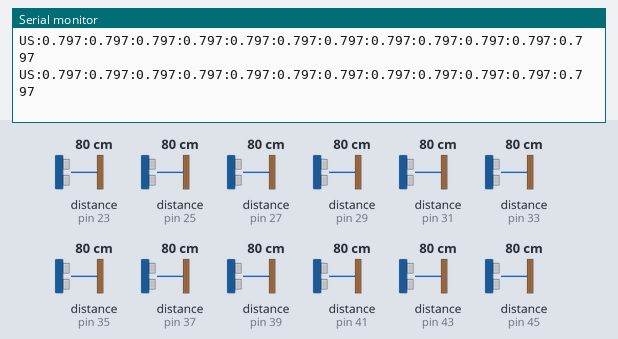
Simulated run of this sketch. Board: Arduino Mega 2560, built with avr-gcc and run on an emulated ATmega2560. On the bench: the last lines printed to the serial monitor. Wiring (inferred from the names in the program): 10 × ultrasonic range finder: trigger pin 22, echo pin 23 / trigger pin 24, echo pin 25 / trigger pin 26, echo pin 27 / trigger pin 28, echo pin 29 / trigger pin 30, echo pin 31 / trigger pin 32, echo pin 33 / trigger pin 34, echo pin 35 / trigger pin 36, echo pin 37 / trigger pin 38, echo pin 39 / trigger pin 40, echo pin 41. The test bench sets the inputs (shaded band); at power-on: distance to the obstacle (sensors on pin 23, pin 25, pin 27, pin 29, pin 31, pin 33, pin 35, pin 37, pin 39, pin 41, pin 43, pin 45) 80 cm. The echo pulse lasts 58.3 µs per cm.

Above: at 1.7 s.
1.8 s: distance to the obstacle (sensor on pin 23) set to 2 cm
At 2.14 s:
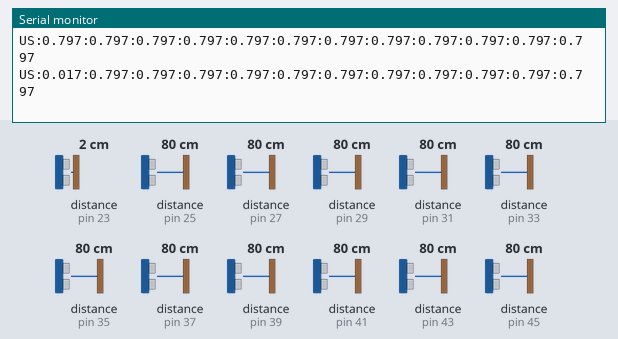
3.3 s: distance to the obstacle (sensor on pin 25) set to 2 cm
At 3.38 s:
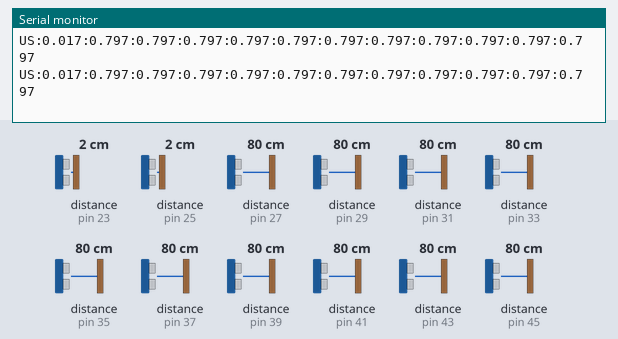
4.8 s: distance to the obstacle (sensor on pin 27) set to 4 cm
At 4.81 s:
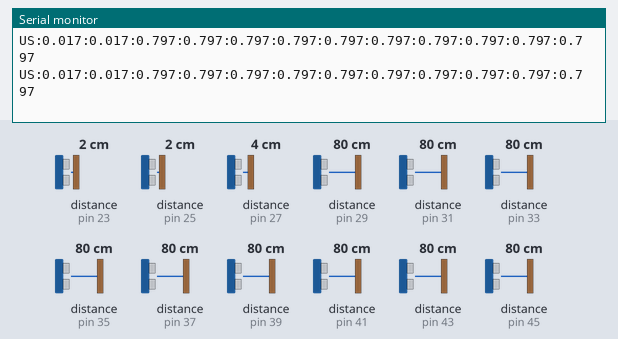
7.8 s: distance to the obstacle (sensor on pin 29) set to 18 cm
At 7.91 s:
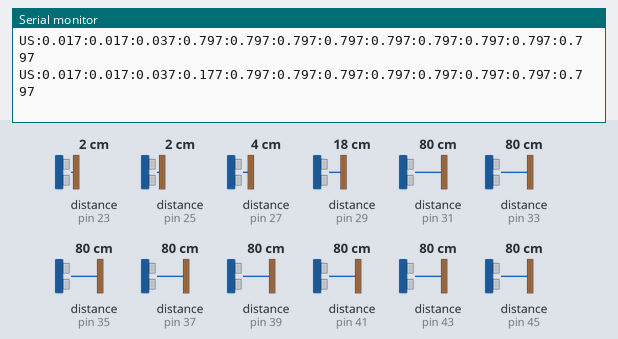
10.8 s: distance to the obstacle (sensor on pin 23) set to 4 cm
At 10.91 s:
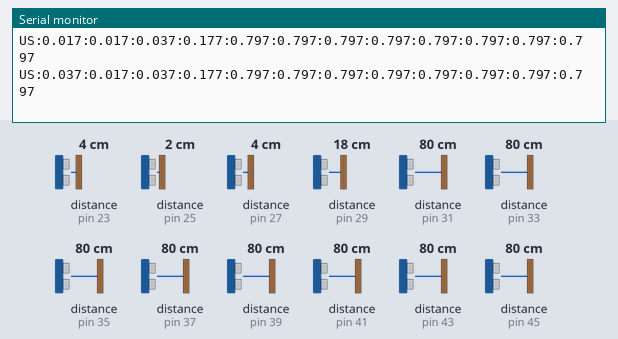
13.8 s: distance to the obstacle (sensor on pin 25) set to 4 cm
At 13.8 s:
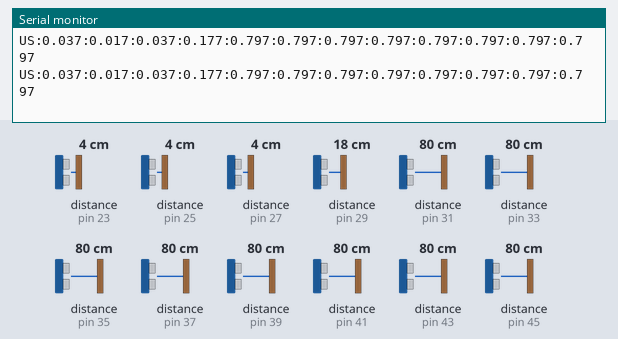
Timing chart, 0 to 16.8 s (numbered marks = the images above; inputs shaded):
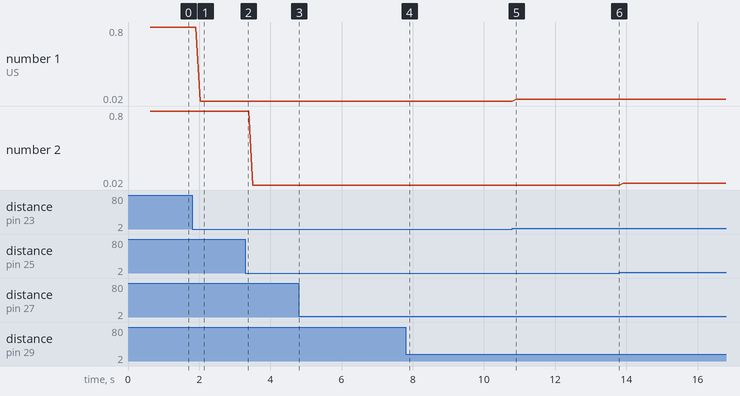

The sketch:

arduino_ultrasonic.ino
```cpp
/**
 * BillyBot — Arduino Mega ultrasonic sensor board
 *
 * 12 × HC-SR04 sensors, 3 height levels, 4 sensors per level.
 * All sensors face roughly forward/rearward at slight angles.
 *
 * Layout (index 0-11):
 *   LOW  level : [0] left  [1] center-left  [2] center-right  [3] right
 *   MID  level : [4] left  [5] center-left  [6] center-right  [7] right
 *   HIGH level : [8] left  [9] center-left [10] center-right [11] right
 *
 * Pin assignments (change to match your wiring):
 *   Sensor i  →  TRIG = TRIG_PINS[i],  ECHO = ECHO_PINS[i]
 *
 * Serial output (115200 baud, USB to Pi):
 *   US:d0:d1:d2:d3:d4:d5:d6:d7:d8:d9:d10:d11\r\n
 *   where d0-d11 are distances in metres (3 decimal places).
 *   4.50 is sent when a sensor reads out-of-range (no echo).
 *
 * Scan rate: ~5 Hz (sequential triggering avoids acoustic crosstalk)
 */

static const int NUM_SENSORS = 12;

// ── Pin assignments ──────────────────────────────────────────────────────────
// Using even/odd pairs on Mega digital pins 22-45 for easy wiring.
static const int TRIG_PINS[NUM_SENSORS] = {
    22, 24, 26, 28,   // LOW  : L, CL, CR, R
    30, 32, 34, 36,   // MID  : L, CL, CR, R
    38, 40, 42, 44    // HIGH : L, CL, CR, R
};
static const int ECHO_PINS[NUM_SENSORS] = {
    23, 25, 27, 29,
    31, 33, 35, 37,
    39, 41, 43, 45
};

// HC-SR04 max reliable range ~4 m; 23 200 µs ≈ 4 m round-trip at 343 m/s.
static const unsigned long ECHO_TIMEOUT_US = 23200UL;

// Delay between triggering consecutive sensors (ms).
// Prevents one sensor's echo being picked up by the next sensor.
static const int INTER_SENSOR_DELAY_MS = 5;

// ── Helpers ──────────────────────────────────────────────────────────────────

/**
 * Trigger one HC-SR04 and return the measured distance in metres.
 * Returns 4.50 if no echo is received within ECHO_TIMEOUT_US.
 */
float measureDistance(int trigPin, int echoPin) {
    // Ensure trig is low before pulse
    digitalWrite(trigPin, LOW);
    delayMicroseconds(4);

    // 10 µs HIGH pulse
    digitalWrite(trigPin, HIGH);
    delayMicroseconds(10);
    digitalWrite(trigPin, LOW);

    // Measure echo pulse width (µs)
    unsigned long duration = pulseIn(echoPin, HIGH, ECHO_TIMEOUT_US);

    if (duration == 0) {
        return 4.50f;   // out of range / no echo
    }

    // distance (m) = duration (µs) × speed_of_sound / 2
    //              = duration × 343e-6 / 2
    //              = duration × 0.0001715
    return (float)duration * 0.0001715f;
}

// ── Setup ─────────────────────────────────────────────────────────────────────

void setup() {
    Serial.begin(115200);

    for (int i = 0; i < NUM_SENSORS; i++) {
        pinMode(TRIG_PINS[i], OUTPUT);
        pinMode(ECHO_PINS[i], INPUT);
        digitalWrite(TRIG_PINS[i], LOW);
    }

    // Brief settle time after power-on
    delay(500);
}

// ── Main loop ─────────────────────────────────────────────────────────────────

void loop() {
    float distances[NUM_SENSORS];

    // Read sensors sequentially with a small gap between each
    for (int i = 0; i < NUM_SENSORS; i++) {
        distances[i] = measureDistance(TRIG_PINS[i], ECHO_PINS[i]);
        delay(INTER_SENSOR_DELAY_MS);
    }

    // Send packet:  US:d0:d1:...:d11\r\n
    Serial.print("US:");
    for (int i = 0; i < NUM_SENSORS; i++) {
        Serial.print(distances[i], 3);
        if (i < NUM_SENSORS - 1) Serial.print(':');
    }
    Serial.println();  // \r\n
}
```

Measured:
- after the input at 1.8 s, the serial monitor: prints a new line after 0.23 s (image 1)
- after the input at 7.8 s, the serial monitor: prints a new line after 0.11 s (image 4)
- after the input at 10.8 s, the serial monitor: prints a new line after 0.11 s (image 5)
- plotted number 1: 0.8 → 0.02 after the input at 1.8 s
